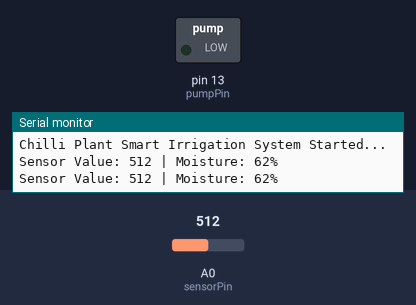
Bench run of a sketch on a simulated Arduino Uno, built with avr-gcc and run on an emulated ATmega328P. Parts: switched loads named in the sketch (green lamp = pin HIGH), the last lines printed to the serial monitor. The test bench sets the inputs (shaded band); at power-on: A0 (sensorPin) = 512.

Above: at 5.8 s.
5.9 s: A0 (sensorPin) set to 763
11.9 s: A0 (sensorPin) set to 792
At 15.3 s:
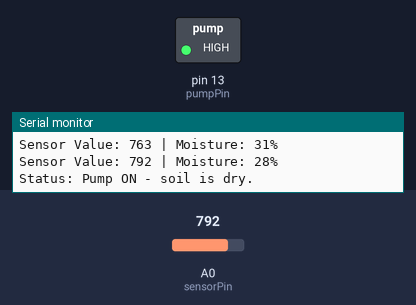
Timing chart, 0 to 16.8 s (numbered marks = the images above; inputs shaded):
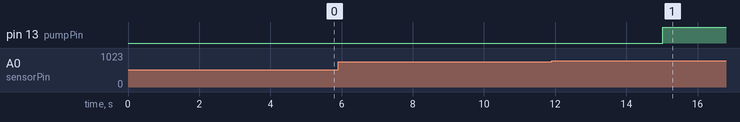

Measured:
- the behaviour switches between 776 and 777 on A0 (sensorPin) (found by bisection; images 0 and 1)
- after the input at 11.9 s, pin 13 (pumpPin): LOW → HIGH after 3.1 s

The sketch:

smart_irrigation.ino
```cpp
// AI-Based Chilli Plant Health & Smart Irrigation System
// University final-semester project - IoT irrigation module

const int sensorPin = A0;
const int pumpPin = 13;

// Calibrate these values for the actual sensor and soil.
int dryValue = 1023;
int wetValue = 200;

const int pumpOnThreshold = 30;
const int pumpOffThreshold = 70;

void setup() {
  Serial.begin(9600);
  pinMode(sensorPin, INPUT);
  pinMode(pumpPin, OUTPUT);

  // Pump starts OFF.
  digitalWrite(pumpPin, LOW);
  Serial.println("Chilli Plant Smart Irrigation System Started...");
}

void loop() {
  const int sensorValue = analogRead(sensorPin);

  int moisturePercent = map(sensorValue, dryValue, wetValue, 0, 100);
  moisturePercent = constrain(moisturePercent, 0, 100);

  Serial.print("Sensor Value: ");
  Serial.print(sensorValue);
  Serial.print(" | Moisture: ");
  Serial.print(moisturePercent);
  Serial.println("%");

  // Hysteresis prevents rapid ON/OFF switching around one threshold.
  if (moisturePercent < pumpOnThreshold) {
    digitalWrite(pumpPin, HIGH);
    Serial.println("Status: Pump ON - soil is dry.");
  } else if (moisturePercent > pumpOffThreshold) {
    digitalWrite(pumpPin, LOW);
    Serial.println("Status: Pump OFF - soil is sufficiently moist.");
  }

  delay(5000);
}
```
